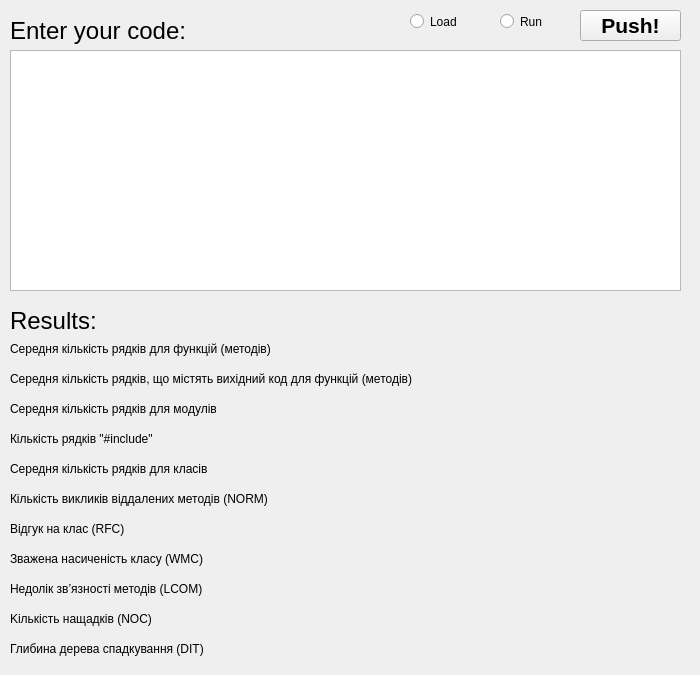
<?xml version="1.0" encoding="UTF-8"?>
<ui version="4.0">
 <class>MainWindow</class>
 <widget class="QMainWindow" name="MainWindow">
  <property name="geometry">
   <rect>
    <x>0</x>
    <y>0</y>
    <width>700</width>
    <height>675</height>
   </rect>
  </property>
  <property name="windowTitle">
   <string>MainWindow</string>
  </property>
  <widget class="QWidget" name="centralWidget">
   <widget class="QPlainTextEdit" name="plainTextEdit">
    <property name="geometry">
     <rect>
      <x>10</x>
      <y>50</y>
      <width>671</width>
      <height>241</height>
     </rect>
    </property>
    <property name="plainText">
     <string/>
    </property>
   </widget>
   <widget class="QLabel" name="anlf">
    <property name="geometry">
     <rect>
      <x>550</x>
      <y>340</y>
      <width>101</width>
      <height>16</height>
     </rect>
    </property>
    <property name="text">
     <string/>
    </property>
   </widget>
   <widget class="QLabel" name="anlc">
    <property name="geometry">
     <rect>
      <x>550</x>
      <y>370</y>
      <width>101</width>
      <height>16</height>
     </rect>
    </property>
    <property name="text">
     <string/>
    </property>
   </widget>
   <widget class="QLabel" name="module">
    <property name="geometry">
     <rect>
      <x>550</x>
      <y>400</y>
      <width>101</width>
      <height>16</height>
     </rect>
    </property>
    <property name="text">
     <string/>
    </property>
   </widget>
   <widget class="QLabel" name="inc">
    <property name="geometry">
     <rect>
      <x>550</x>
      <y>430</y>
      <width>101</width>
      <height>16</height>
     </rect>
    </property>
    <property name="text">
     <string/>
    </property>
   </widget>
   <widget class="QLabel" name="norm">
    <property name="geometry">
     <rect>
      <x>550</x>
      <y>490</y>
      <width>101</width>
      <height>16</height>
     </rect>
    </property>
    <property name="text">
     <string/>
    </property>
   </widget>
   <widget class="QLabel" name="rfc">
    <property name="geometry">
     <rect>
      <x>550</x>
      <y>520</y>
      <width>101</width>
      <height>16</height>
     </rect>
    </property>
    <property name="text">
     <string/>
    </property>
   </widget>
   <widget class="QLabel" name="wmc">
    <property name="geometry">
     <rect>
      <x>550</x>
      <y>550</y>
      <width>101</width>
      <height>16</height>
     </rect>
    </property>
    <property name="text">
     <string/>
    </property>
   </widget>
   <widget class="QLabel" name="lcom">
    <property name="geometry">
     <rect>
      <x>550</x>
      <y>580</y>
      <width>101</width>
      <height>16</height>
     </rect>
    </property>
    <property name="text">
     <string/>
    </property>
   </widget>
   <widget class="QLabel" name="noc">
    <property name="geometry">
     <rect>
      <x>550</x>
      <y>610</y>
      <width>101</width>
      <height>16</height>
     </rect>
    </property>
    <property name="text">
     <string/>
    </property>
   </widget>
   <widget class="QLabel" name="dit">
    <property name="geometry">
     <rect>
      <x>550</x>
      <y>640</y>
      <width>101</width>
      <height>16</height>
     </rect>
    </property>
    <property name="text">
     <string/>
    </property>
   </widget>
   <widget class="QPushButton" name="result">
    <property name="geometry">
     <rect>
      <x>580</x>
      <y>10</y>
      <width>101</width>
      <height>31</height>
     </rect>
    </property>
    <property name="font">
     <font>
      <pointsize>16</pointsize>
      <weight>75</weight>
      <bold>true</bold>
     </font>
    </property>
    <property name="text">
     <string>Push!</string>
    </property>
   </widget>
   <widget class="QLabel" name="enter_code">
    <property name="geometry">
     <rect>
      <x>10</x>
      <y>10</y>
      <width>191</width>
      <height>41</height>
     </rect>
    </property>
    <property name="font">
     <font>
      <pointsize>18</pointsize>
     </font>
    </property>
    <property name="text">
     <string>Enter your code:</string>
    </property>
   </widget>
   <widget class="QLabel" name="results">
    <property name="geometry">
     <rect>
      <x>10</x>
      <y>300</y>
      <width>191</width>
      <height>41</height>
     </rect>
    </property>
    <property name="font">
     <font>
      <pointsize>18</pointsize>
     </font>
    </property>
    <property name="text">
     <string>Results:</string>
    </property>
   </widget>
   <widget class="QLabel" name="label_15">
    <property name="geometry">
     <rect>
      <x>10</x>
      <y>340</y>
      <width>521</width>
      <height>17</height>
     </rect>
    </property>
    <property name="text">
     <string>Середня кількість рядків для функцій (методів)</string>
    </property>
   </widget>
   <widget class="QLabel" name="label_16">
    <property name="geometry">
     <rect>
      <x>10</x>
      <y>370</y>
      <width>521</width>
      <height>17</height>
     </rect>
    </property>
    <property name="text">
     <string>Cередня кількість рядків, що містять вихідний код для функцій (методів)</string>
    </property>
   </widget>
   <widget class="QLabel" name="label_17">
    <property name="geometry">
     <rect>
      <x>10</x>
      <y>400</y>
      <width>521</width>
      <height>17</height>
     </rect>
    </property>
    <property name="text">
     <string>Cередня кількість рядків для модулів</string>
    </property>
   </widget>
   <widget class="QLabel" name="label_18">
    <property name="geometry">
     <rect>
      <x>10</x>
      <y>430</y>
      <width>521</width>
      <height>17</height>
     </rect>
    </property>
    <property name="text">
     <string>Кількість рядків &quot;#include&quot;</string>
    </property>
   </widget>
   <widget class="QLabel" name="label_19">
    <property name="geometry">
     <rect>
      <x>10</x>
      <y>490</y>
      <width>521</width>
      <height>17</height>
     </rect>
    </property>
    <property name="text">
     <string>Кількість викликів віддалених методів (NORM)</string>
    </property>
   </widget>
   <widget class="QLabel" name="label_20">
    <property name="geometry">
     <rect>
      <x>10</x>
      <y>520</y>
      <width>521</width>
      <height>17</height>
     </rect>
    </property>
    <property name="text">
     <string>Відгук на клас (RFC)</string>
    </property>
   </widget>
   <widget class="QLabel" name="label_21">
    <property name="geometry">
     <rect>
      <x>10</x>
      <y>550</y>
      <width>521</width>
      <height>17</height>
     </rect>
    </property>
    <property name="text">
     <string>Зважена насиченість класу (WMC)</string>
    </property>
   </widget>
   <widget class="QLabel" name="label_23">
    <property name="geometry">
     <rect>
      <x>10</x>
      <y>580</y>
      <width>521</width>
      <height>17</height>
     </rect>
    </property>
    <property name="text">
     <string>Hедолік зв’язності методів (LCOM)</string>
    </property>
   </widget>
   <widget class="QLabel" name="label_24">
    <property name="geometry">
     <rect>
      <x>10</x>
      <y>610</y>
      <width>521</width>
      <height>17</height>
     </rect>
    </property>
    <property name="text">
     <string>Kількість нащадків (NOC)</string>
    </property>
   </widget>
   <widget class="QLabel" name="label_28">
    <property name="geometry">
     <rect>
      <x>10</x>
      <y>640</y>
      <width>521</width>
      <height>17</height>
     </rect>
    </property>
    <property name="text">
     <string>Глибина дерева спадкування (DIT)</string>
    </property>
   </widget>
   <widget class="QLabel" name="label_22">
    <property name="geometry">
     <rect>
      <x>10</x>
      <y>460</y>
      <width>521</width>
      <height>17</height>
     </rect>
    </property>
    <property name="text">
     <string>Cередня кількість рядків для класів</string>
    </property>
   </widget>
   <widget class="QLabel" name="class_2">
    <property name="geometry">
     <rect>
      <x>550</x>
      <y>460</y>
      <width>101</width>
      <height>16</height>
     </rect>
    </property>
    <property name="text">
     <string/>
    </property>
   </widget>
   <widget class="QRadioButton" name="radioload">
    <property name="geometry">
     <rect>
      <x>410</x>
      <y>10</y>
      <width>71</width>
      <height>23</height>
     </rect>
    </property>
    <property name="text">
     <string>Load</string>
    </property>
   </widget>
   <widget class="QRadioButton" name="radiorun">
    <property name="geometry">
     <rect>
      <x>500</x>
      <y>10</y>
      <width>61</width>
      <height>23</height>
     </rect>
    </property>
    <property name="text">
     <string>Run</string>
    </property>
   </widget>
  </widget>
 </widget>
 <layoutdefault spacing="6" margin="11"/>
 <resources/>
 <connections/>
</ui>
